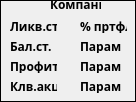
              <widget class="QWidget" name="company_1" native="true">
               <property name="font">
                <font>
                 <family>Pobeda</family>
                 <weight>75</weight>
                 <bold>true</bold>
                </font>
               </property>
               <property name="autoFillBackground">
                <bool>false</bool>
               </property>
               <property name="styleSheet">
                <string notr="true">border-style: solid; border-width: 1px; border-color: black;</string>
               </property>
               <widget class="QLabel" name="stocks_name">
                <property name="geometry">
                 <rect>
                  <x>50</x>
                  <y>-4</y>
                  <width>51</width>
                  <height>16</height>
                 </rect>
                </property>
                <property name="styleSheet">
                 <string notr="true">border-style: none</string>
                </property>
                <property name="text">
                 <string>Компания</string>
                </property>
               </widget>
               <widget class="QLabel" name="cur_price">
                <property name="geometry">
                 <rect>
                  <x>10</x>
                  <y>20</y>
                  <width>47</width>
                  <height>13</height>
                 </rect>
                </property>
                <property name="styleSheet">
                 <string notr="true">border-style: none</string>
                </property>
                <property name="text">
                 <string>Ликв.ст.</string>
                </property>
               </widget>
               <widget class="QLabel" name="book_price">
                <property name="geometry">
                 <rect>
                  <x>10</x>
                  <y>40</y>
                  <width>47</width>
                  <height>13</height>
                 </rect>
                </property>
                <property name="styleSheet">
                 <string notr="true">border-style: none</string>
                </property>
                <property name="text">
                 <string>Бал.ст.</string>
                </property>
               </widget>
               <widget class="QLabel" name="profit">
                <property name="geometry">
                 <rect>
                  <x>10</x>
                  <y>60</y>
                  <width>47</width>
                  <height>13</height>
                 </rect>
                </property>
                <property name="styleSheet">
                 <string notr="true">border-style: none</string>
                </property>
                <property name="text">
                 <string>Профит</string>
                </property>
               </widget>
               <widget class="QLabel" name="stocks_amount">
                <property name="geometry">
                 <rect>
                  <x>10</x>
                  <y>80</y>
                  <width>47</width>
                  <height>13</height>
                 </rect>
                </property>
                <property name="styleSheet">
                 <string notr="true">border-style: none</string>
                </property>
                <property name="text">
                 <string>Клв.акц</string>
                </property>
               </widget>
               <widget class="QLabel" name="percent_portfel">
                <property name="geometry">
                 <rect>
                  <x>80</x>
                  <y>20</y>
                  <width>47</width>
                  <height>13</height>
                 </rect>
                </property>
                <property name="styleSheet">
                 <string notr="true">border-style: none</string>
                </property>
                <property name="text">
                 <string>% пртфл</string>
                </property>
               </widget>
               <widget class="QLabel" name="param1">
                <property name="geometry">
                 <rect>
                  <x>80</x>
                  <y>40</y>
                  <width>47</width>
                  <height>13</height>
                 </rect>
                </property>
                <property name="styleSheet">
                 <string notr="true">border-style: none</string>
                </property>
                <property name="text">
                 <string>Парам</string>
                </property>
               </widget>
               <widget class="QLabel" name="param3">
                <property name="geometry">
                 <rect>
                  <x>80</x>
                  <y>80</y>
                  <width>47</width>
                  <height>13</height>
                 </rect>
                </property>
                <property name="styleSheet">
                 <string notr="true">border-style: none</string>
                </property>
                <property name="text">
                 <string>Парам</string>
                </property>
               </widget>
               <widget class="QLabel" name="label_13">
                <property name="geometry">
                 <rect>
                  <x>80</x>
                  <y>60</y>
                  <width>47</width>
                  <height>13</height>
                 </rect>
                </property>
                <property name="styleSheet">
                 <string notr="true">border-style: none</string>
                </property>
                <property name="text">
                 <string>Парам</string>
                </property>
               </widget>
              </widget>
